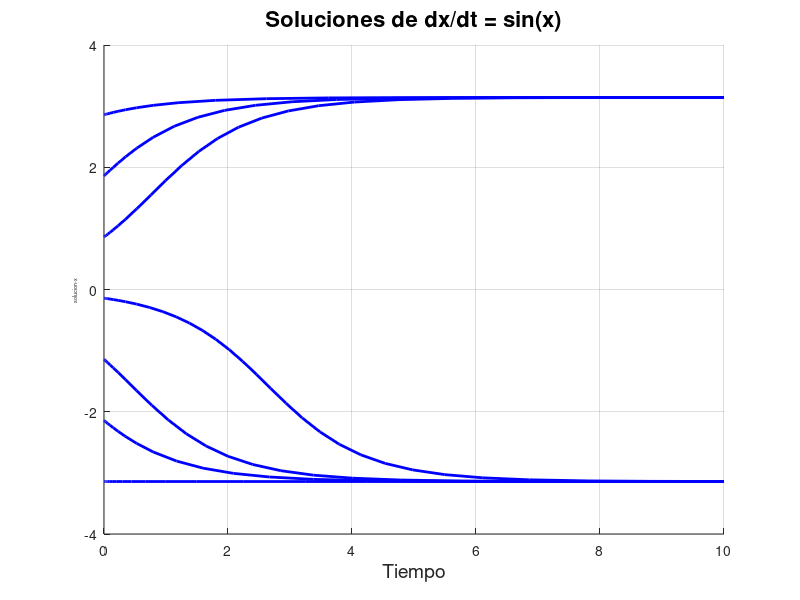

This chart was generated by the following MATLAB code:
function ode_sin

 hold on
 for y0 = -pi:1:pi
 [t,y] = ode23s(@sin_ex01, [0 10],y0);
 plot(t,y(:,1),'b','LineWidth',2);
 xlabel('Tiempo','fontsize',14);ylabel('solucion-x','fontsize',4);
 title('Soluciones de dx/dt = sin(x)','fontsize',16);
 set(gcf,'Color', [1 1 1])
 grid on
 end
 hold off
 
 
 function dy = sin_ex01(~,y)
 dy = zeros(1,1);
 dy(1) = sin(y(1));